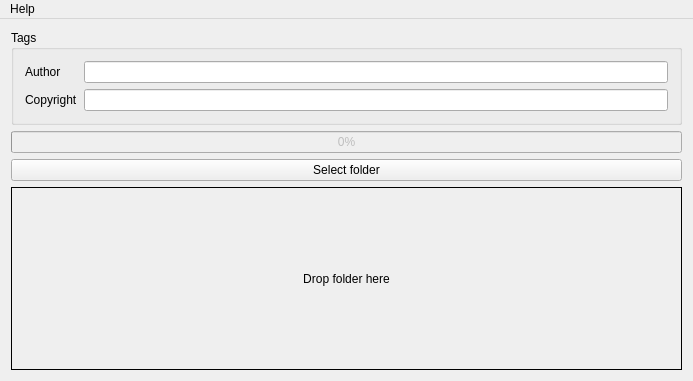
<?xml version="1.0" encoding="UTF-8"?>
<ui version="4.0">
 <class>MainWindow</class>
 <widget class="QMainWindow" name="MainWindow">
  <property name="geometry">
   <rect>
    <x>0</x>
    <y>0</y>
    <width>693</width>
    <height>381</height>
   </rect>
  </property>
  <property name="windowTitle">
   <string>Copyright tagger</string>
  </property>
  <property name="windowIcon">
   <iconset resource="main.qrc">
    <normaloff>:/icon.png</normaloff>:/icon.png</iconset>
  </property>
  <widget class="QWidget" name="centralWidget">
   <layout class="QVBoxLayout" name="verticalLayout">
    <item>
     <widget class="QGroupBox" name="groupBox">
      <property name="sizePolicy">
       <sizepolicy hsizetype="Preferred" vsizetype="Minimum">
        <horstretch>0</horstretch>
        <verstretch>0</verstretch>
       </sizepolicy>
      </property>
      <property name="title">
       <string>Tags</string>
      </property>
      <layout class="QFormLayout" name="formLayout">
       <item row="0" column="0">
        <widget class="QLabel" name="label">
         <property name="text">
          <string>Author</string>
         </property>
        </widget>
       </item>
       <item row="0" column="1">
        <widget class="QLineEdit" name="lineEdit">
         <property name="text">
          <string/>
         </property>
        </widget>
       </item>
       <item row="1" column="0">
        <widget class="QLabel" name="label_2">
         <property name="text">
          <string>Copyright</string>
         </property>
        </widget>
       </item>
       <item row="1" column="1">
        <widget class="QLineEdit" name="lineEdit_2">
         <property name="text">
          <string/>
         </property>
        </widget>
       </item>
      </layout>
     </widget>
    </item>
    <item>
     <widget class="QProgressBar" name="progressBar">
      <property name="enabled">
       <bool>false</bool>
      </property>
      <property name="value">
       <number>0</number>
      </property>
      <property name="textVisible">
       <bool>true</bool>
      </property>
     </widget>
    </item>
    <item>
     <widget class="QPushButton" name="pushButton">
      <property name="text">
       <string>Select folder</string>
      </property>
     </widget>
    </item>
    <item>
     <widget class="DropArea" name="dropLabel">
      <property name="sizePolicy">
       <sizepolicy hsizetype="Expanding" vsizetype="Expanding">
        <horstretch>0</horstretch>
        <verstretch>0</verstretch>
       </sizepolicy>
      </property>
      <property name="acceptDrops">
       <bool>true</bool>
      </property>
      <property name="frameShape">
       <enum>QFrame::Box</enum>
      </property>
      <property name="text">
       <string>Drop folder here</string>
      </property>
      <property name="alignment">
       <set>Qt::AlignCenter</set>
      </property>
     </widget>
    </item>
   </layout>
  </widget>
  <widget class="QMenuBar" name="menuBar">
   <property name="geometry">
    <rect>
     <x>0</x>
     <y>0</y>
     <width>693</width>
     <height>28</height>
    </rect>
   </property>
   <widget class="QMenu" name="menuAbout">
    <property name="title">
     <string>Help</string>
    </property>
    <addaction name="actionAbout"/>
    <addaction name="actionAboutQt"/>
   </widget>
   <addaction name="menuAbout"/>
  </widget>
  <action name="actionAbout">
   <property name="text">
    <string>About</string>
   </property>
  </action>
  <action name="actionAboutQt">
   <property name="text">
    <string>About Qt</string>
   </property>
  </action>
 </widget>
 <layoutdefault spacing="6" margin="11"/>
 <customwidgets>
  <customwidget>
   <class>DropArea</class>
   <extends>QLabel</extends>
   <header>droparea.hpp</header>
  </customwidget>
 </customwidgets>
 <resources>
  <include location="main.qrc"/>
 </resources>
 <connections/>
</ui>
